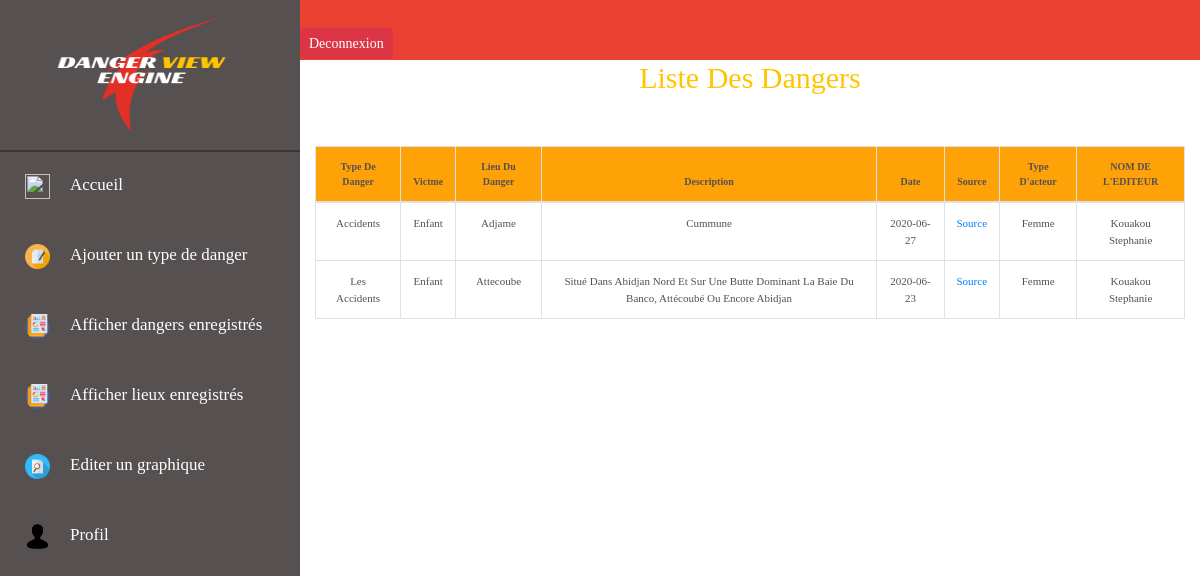
Screenshot of /index.php?page=Ldanger (signed in) with the database file from the repository.
### tables this page shows
CREATE TABLE `dangertable` (
  `id_danger` int(11) NOT NULL,
  `sexevictime` varchar(255) NOT NULL,
  `source` varchar(255) NOT NULL,
  `date_danger` varchar(20) NOT NULL,
  `dangertype` varchar(50) NOT NULL,
  `acteur` varchar(50) NOT NULL,
  `ville` varchar(255) NOT NULL,
  `description_lieu` text NOT NULL,
  `id_utilisateur` int(11) NOT NULL
);

CREATE TABLE `utilisateur` (
  `id_utilisateur` int(11) NOT NULL,
  `nom` varchar(45) NOT NULL,
  `prenom` varchar(45) NOT NULL,
  `email` varchar(45) NOT NULL,
  `password` varchar(200) NOT NULL,
  `role` varchar(20) NOT NULL,
  `photo` varchar(255) DEFAULT NULL
);

### public/pages/Ldanger.php (the view, shortened to what this page needs)
<?php
  include('bd.php');
 ?>
<div class="" id="listedangers">
  <div class="container">
    <h1>liste des dangers</h1>
			<div class="row">
					<div class="col-md-12">
						<table class="table table-bordered">
							<thead>
								<tr>
                  <th>type de danger</th>
									<th>victme</th>
                  <th>lieu du danger</th>
                  <th>description</th>
                  	<th>date</th>
									<th> source</th>
                  <th>type d'acteur</th>
                  <th>NOM DE L'EDITEUR</th>
								</tr>
							</thead>
							<tbody>
							<?php
									$query= "SELECT * FROM dangertable";
									$result_task = mysqli_query($conn,$query);
									while($row=mysqli_fetch_array($result_task)){
                     ?>
											<tr>
													<td><?php echo $row['dangertype'] ;?></td>
                          <td><?php echo $row['sexevictime'] ;?></td>
													<td><?php echo $row['ville'] ;?></td>
                          <td><?php echo $row['description_lieu'] ;?></td>
                          <td><?php echo $row['date_danger'] ;?></td>
                            <td><a href="<?php echo  $row['source'] ;?>"> source</a> </td>
                           <td> <?php echo $row['acteur'] ;?></td>
                           <td><?php
                           $tt=$row['id_utilisateur'];
                           $q= "SELECT nom , prenom FROM utilisateur WHERE id_utilisateur='$tt'";
                          $resu = mysqli_query($conn,$q);
                           while ($ro=mysqli_fetch_array($resu)) {?>
                             <?= $ro['nom'].' '.$ro['prenom']?>
                           <?php   } ?></td>
											</tr>
								<?php } ?>
							</tbody>
						</table>
					</div>
			</div>
	</div>

### public/css/style_utilisateurs.css (style rules this page uses)
body { font-family: lora; }
#listedangers h1 { font-family: lora; text-transform: capitalize; color: #FFC500; text-align: center; font-size: 30px; margin-bottom:50px; }
#listedangers th { font-family: lora; text-transform: capitalize; color: #565050; text-align: center; font-size:10px; font-weight: bold; background-color: #FFA208; }
#listedangers tr td { font-family: lora; text-transform: capitalize; color: #565050; text-align: center; font-size:11px; }

### rows the page displays
dangertable: dangertype "Accidents", sexevictime "Enfant", ville "Adjame", description_lieu "Cummune", date_danger "2020-06-27", acteur "Femme"
utilisateur: nom "Kouakou", prenom "Stephanie"
dangertable: dangertype "Les Accidents", sexevictime "Enfant", ville "Attecoube", description_lieu "Situé Dans Abidjan Nord Et Sur Une Butte Dominant La Baie Du Banco, Attécoubé Ou Encore Abidjan", date_danger "2020-06-23", acteur "Femme"
